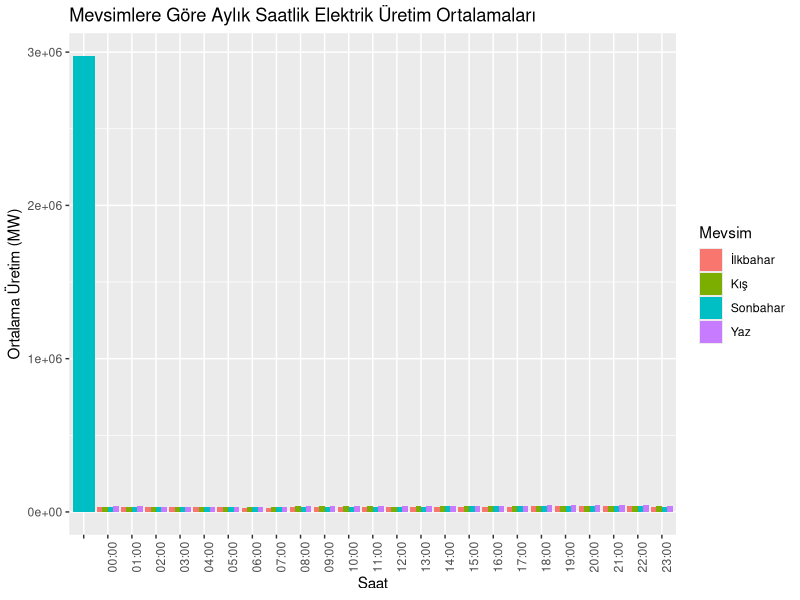

This figure's R source: (Note: this script raises an error after producing the figure.)
# Gerekli kütüphaneleri yükleyin
library(tidyverse)
library(lubridate)

# Verileri okuyun
data <- read.csv("ElkUrtm23.csv")

# 'Tarih' sütununu tarih formatına çevirin ve mevsimleri ekleyin
data$Tarih <- dmy(data$Tarih)
data$Mevsim <- ifelse(month(data$Tarih) %in% c(12, 1, 2), "Kış",
                      ifelse(month(data$Tarih) %in% c(3, 4, 5), "İlkbahar",
                             ifelse(month(data$Tarih) %in% c(6, 7, 8), "Yaz", "Sonbahar")))

# Saat ve mevsime göre gruplayarak ortalama toplam üretimi hesaplayın
seasonal_averages <- data %>%
  group_by(Saat, Mevsim) %>%
  summarise(OrtalamaToplam = mean(Toplam, na.rm = TRUE))

# Bar grafiği çizin
ggplot(seasonal_averages, aes(x = Saat, y = OrtalamaToplam, fill = Mevsim)) +
  geom_bar(stat = "identity", position = "dodge") +
  theme(axis.text.x = element_text(angle = 90, hjust = 1)) +
  labs(title = "Mevsimlere Göre Aylık Saatlik Elektrik Üretim Ortalamaları",
       x = "Saat",
       y = "Ortalama Üretim (MW)")
seasonal_averages[1,]<- NULL
